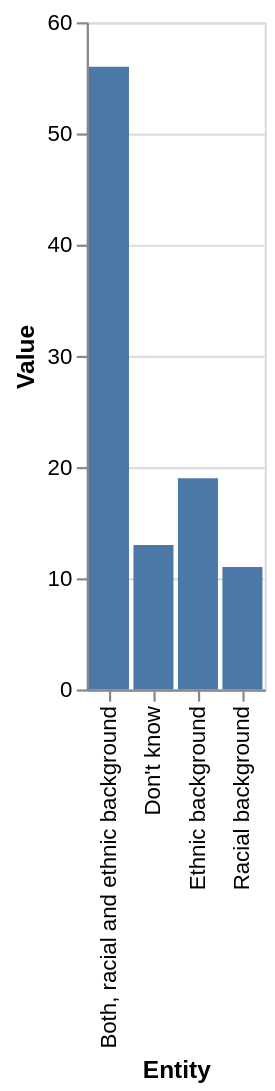

Vega-Lite specification for this chart:
### Vega-Lite specification from a JSON file in a GitHub repository (floating-point values rounded to 4 significant figures)
{"$schema": "https://vega.github.io/schema/vega-lite/v5.json", "description": "Bar chart auto-generated from CSV", "data": {"values": [{"Entity": "Racial background", "Value": "11"}, {"Entity": "Both, racial and ethnic background", "Value": "56"}, {"Entity": "Don't know", "Value": "13"}, {"Entity": "Ethnic background", "Value": "19"}]}, "mark": "bar", "encoding": {"x": {"field": "Entity", "type": "ordinal"}, "y": {"field": "Value", "type": "quantitative"}}}
